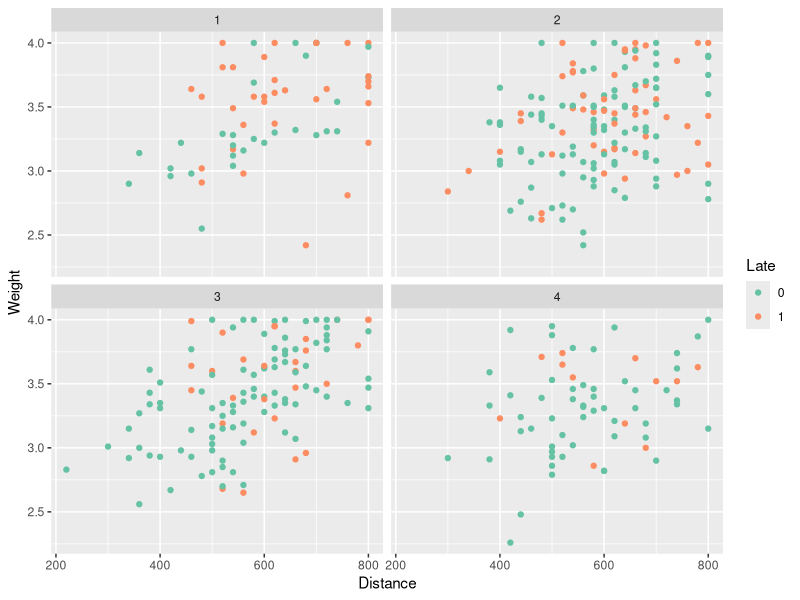
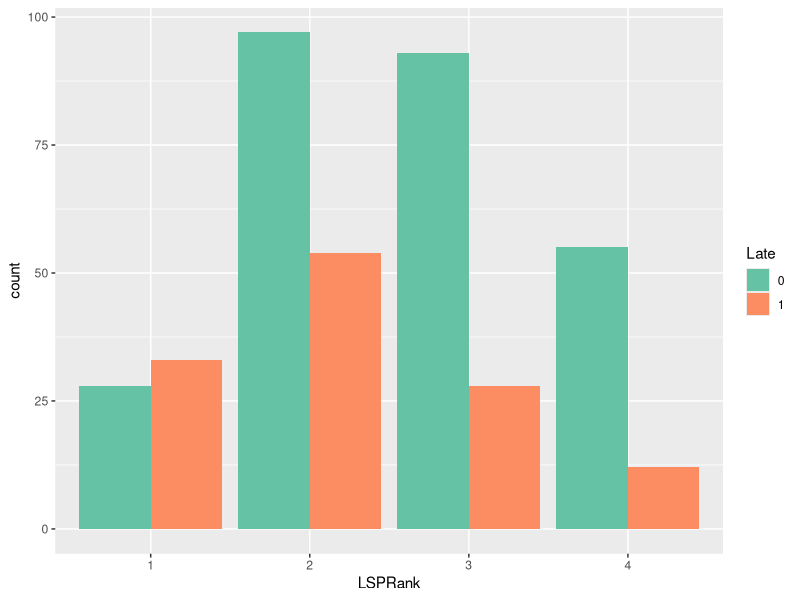
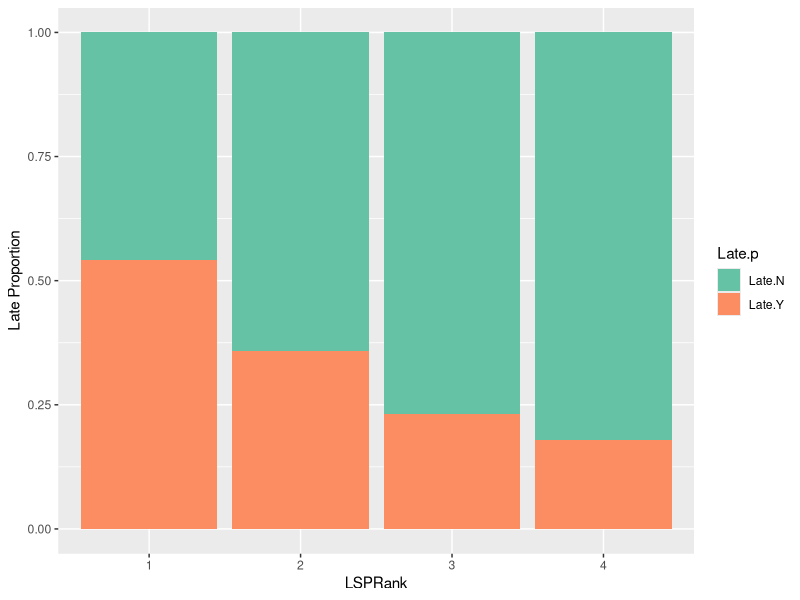

These figures' R source, in order:
## ---- chunk 1
knitr::opts_chunk$set(echo = TRUE)
## ---- chunk 2
library(dplyr)
library(ggplot2)
library(caret)
library(e1071)
library(reshape2)

d <- read.table('shipment.csv', sep=',', header=TRUE,
                colClasses=c('factor','numeric','numeric','factor'))
str(d)
## ---- chunk 3
d %>% group_by(Late) %>%
  summarise(AvgDistance=mean(Distance), AvgWeight=mean(Weight), n=n())
## ---- chunk 4
# EDA
ggplot(d, aes(Distance, Weight)) +
  geom_point(aes(color=Late)) +
  facet_wrap(~LSPRank) +
  scale_color_brewer(palette="Set2")
## ---- chunk 5
# count plot
ggplot(d, aes(fill=Late, x=LSPRank)) + 
  geom_bar(position="dodge") +
  scale_fill_brewer(palette="Set2")
## ---- chunk 6
# normalized count plot
d %>% group_by(LSPRank) %>% 
  summarise(Late.N=mean(Late=='0'),Late.Y=mean(Late=='1')) %>%
  melt(variable.name='Late.p') %>%
  ggplot(aes(x=LSPRank, y=value, fill=Late.p)) +
    geom_bar(position='stack', stat='identity') +
    ylab('Late Proportion') +
    scale_fill_brewer(palette="Set2")
## ---- chunk 7
logreg <- glm(Late~Distance + Weight + LSPRank, data=d, family="binomial")
summary(logreg)
## ---- chunk 8
newdata <- data.frame(Distance=680,Weight=3.7,LSPRank=factor(2, levels=1:4))
newdata
## ---- chunk 9
y_pred <- predict(logreg, newdata=newdata ,type='response')
y_pred
ifelse(y_pred >= 0.5, 'Late', 'Not Late')
